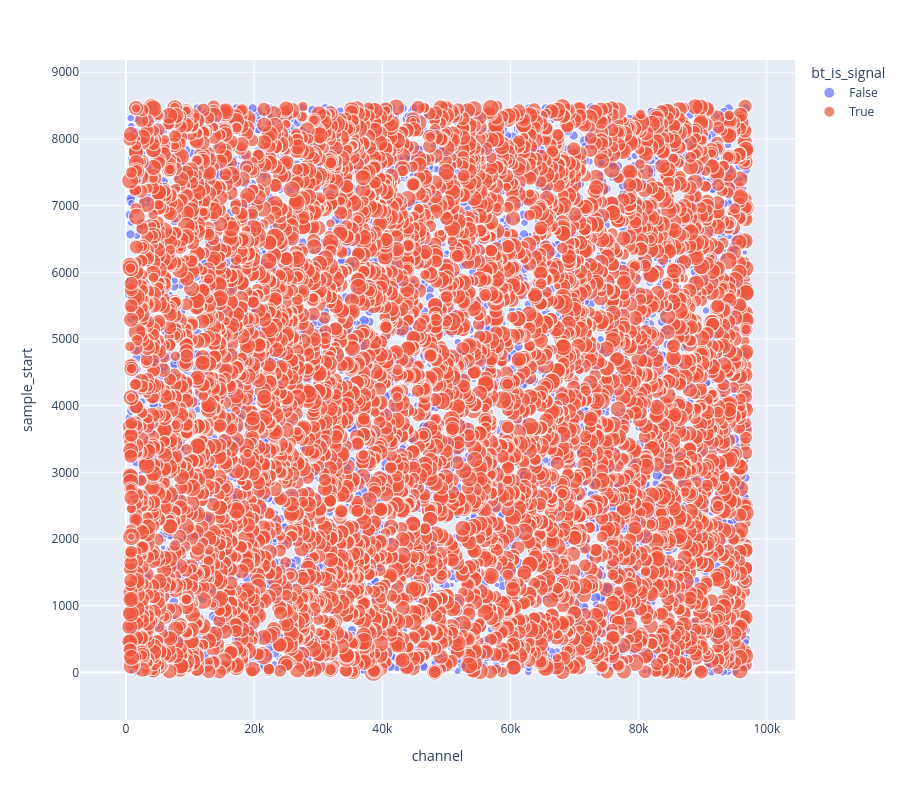

Notebook cell for this chart:
### Code cell
pd.options.plotting.backend = 'plotly'
import plotly.express as px



pd.options.plotting.backend = 'matplotlib'
with pandas_backend('plotly') as x:
    df = ws.tps.copy()
    df['bt_is_signal'] = df.bt_is_signal.astype(bool)
    f = df.query('entry==0').query('readout_plane_id == 2 & adc_peak > 36').plot.scatter(x='channel', y='sample_start', size='samples_over_threshold', color="bt_is_signal", color_continuous_scale=px.colors.sequential.Viridis, height=800, width=900)
    f.show()

### Figure 1 — Plotly figure (JSON) as saved in the notebook; plotly's stock layout.template omitted (floating-point values rounded to 4 significant figures; data arrays with more than 128 entries replaced by an {"elided": "..."} marker saying what was removed)
{"data": [{"hovertemplate": "bt_is_signal=False<br>channel=%{x}<br>sample_start=%{y}<br>samples_over_threshold=%{marker.size}<extra></extra>", "legendgroup": "False", "marker": {"color": "#636efa", "size": {"elided": "4994 int values"}, "sizemode": "area", "sizeref": 0.035, "symbol": "circle"}, "mode": "markers", "name": "False", "showlegend": true, "type": "scattergl", "x": {"elided": "4994 int values"}, "xaxis": "x", "y": {"elided": "4994 int values"}, "yaxis": "y"}, {"hovertemplate": "bt_is_signal=True<br>channel=%{x}<br>sample_start=%{y}<br>samples_over_threshold=%{marker.size}<extra></extra>", "legendgroup": "True", "marker": {"color": "#EF553B", "size": {"elided": "7158 int values"}, "sizemode": "area", "sizeref": 0.035, "symbol": "circle"}, "mode": "markers", "name": "True", "showlegend": true, "type": "scattergl", "x": {"elided": "7158 int values"}, "xaxis": "x", "y": {"elided": "7158 int values"}, "yaxis": "y"}], "layout": {"height": 800, "legend": {"itemsizing": "constant", "title": {"text": "bt_is_signal"}, "tracegroupgap": 0}, "margin": {"t": 60}, "width": 900, "xaxis": {"anchor": "y", "domain": [0, 1], "title": {"text": "channel"}}, "yaxis": {"anchor": "x", "domain": [0, 1], "title": {"text": "sample_start"}}}}
